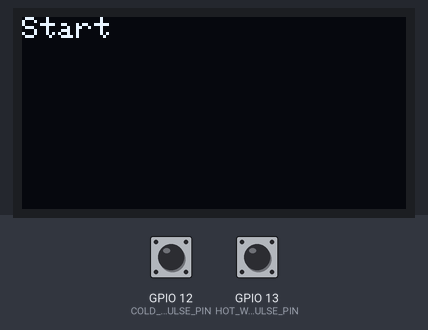
A sketch run on a simulated ESP32. Parts: 128×64 one-colour display. Inputs (shaded band) come from the test bench; at power-on: GPIO 12 (COLD_WATER_PULSE_PIN) HIGH, GPIO 13 (HOT_WATER_PULSE_PIN) HIGH.

Above: at 1.2 s.
1.3 s: GPIO 12 (COLD_WATER_PULSE_PIN) pulled LOW for 0.15 s
At 2.5 s:
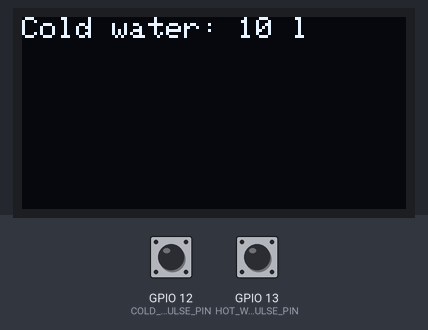
2.9 s: GPIO 13 (HOT_WATER_PULSE_PIN) pulled LOW for 0.15 s
At 3.7 s:
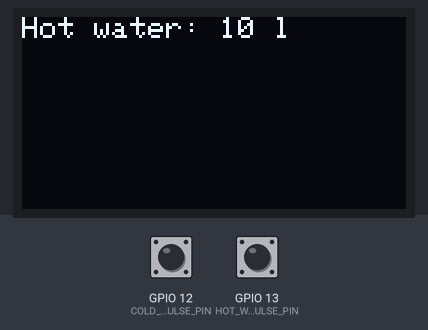
4.5 s: GPIO 12 (COLD_WATER_PULSE_PIN) pulled LOW for 1 s
At 6.2 s:
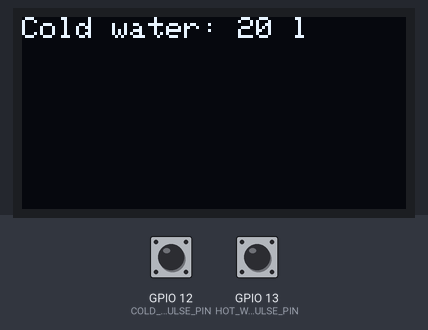
7.0 s: GPIO 13 (HOT_WATER_PULSE_PIN) pulled LOW for 1 s
At 9.3 s:
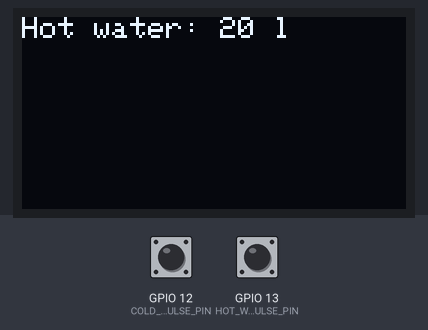
Timing chart, 0 to 10.5 s (numbered marks = the images above; inputs shaded):
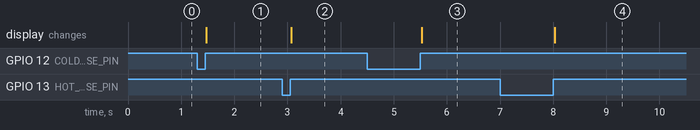

The sketch:

Gerkontester.ino
```cpp
#include <Adafruit_GFX.h>
#include <Adafruit_SSD1306.h>

// Прототипы функций
void IRAM_ATTR triggerColdWater();
void IRAM_ATTR triggerHotWater();

#define OLED_RESET -1
Adafruit_SSD1306 OLED(128, 64, &Wire, OLED_RESET);

volatile int cold_water_counter = 0;
volatile int hot_water_counter = 0;

#define COLD_WATER_PULSE_PIN 12 //D6
#define HOT_WATER_PULSE_PIN  13 //D7

void setup() {
  Serial.begin(9600);

  pinMode(COLD_WATER_PULSE_PIN, INPUT_PULLUP);
  pinMode(HOT_WATER_PULSE_PIN, INPUT_PULLUP);

  attachInterrupt(digitalPinToInterrupt(COLD_WATER_PULSE_PIN), triggerColdWater, RISING);
  attachInterrupt(digitalPinToInterrupt(HOT_WATER_PULSE_PIN), triggerHotWater, RISING);

  if (!OLED.begin(SSD1306_PAGEADDR, 0x3C)) {
    Serial.println("SSD1306 allocation failed");
    for (;;);
  }

  OLED.clearDisplay();
  OLED.setTextWrap(false);
  OLED.setTextSize(1);
  OLED.setTextColor(WHITE);
  OLED.setCursor(0, 0);
  OLED.println("Start");
  OLED.display();
}

void loop() {
  // Обработка счетчиков в основном цикле
  static int last_cold_water = 0;
  static int last_hot_water = 0;

  if (cold_water_counter != last_cold_water) {
    last_cold_water = cold_water_counter;
    displayWater("Cold", last_cold_water);
  }

  if (hot_water_counter != last_hot_water) {
    last_hot_water = hot_water_counter;
    displayWater("Hot", last_hot_water);
  }
}

void displayWater(const char* type, int count) {
  OLED.clearDisplay();
  OLED.setCursor(0, 0);
  OLED.printf("%s water: %d l", type, count * 10);
  OLED.display();
}

void IRAM_ATTR triggerColdWater() {
  cold_water_counter++;
}

void IRAM_ATTR triggerHotWater() {
  hot_water_counter++;
}
```

Measured:
- after the input at 1.3 s, the display: changes after 0.18 s (image 1)
- after the input at 2.9 s, the display: changes after 0.18 s (image 2)
- after the input at 4.5 s, the display: changes after 1.0 s (image 3)
- after the input at 7.0 s, the display: changes after 1.0 s (image 4)
